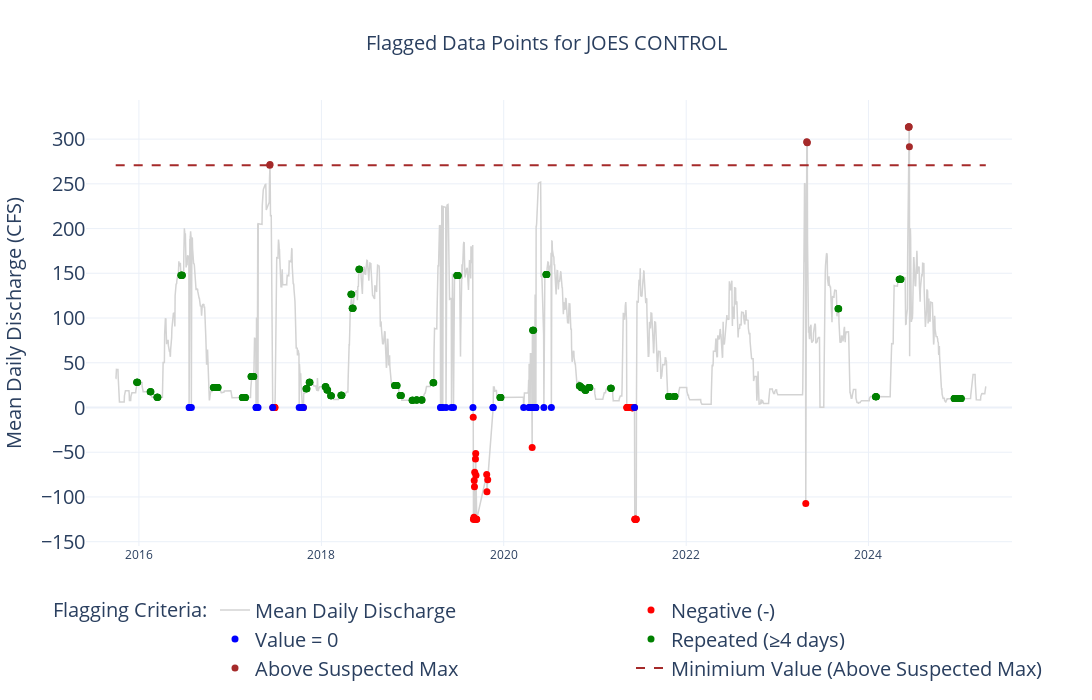
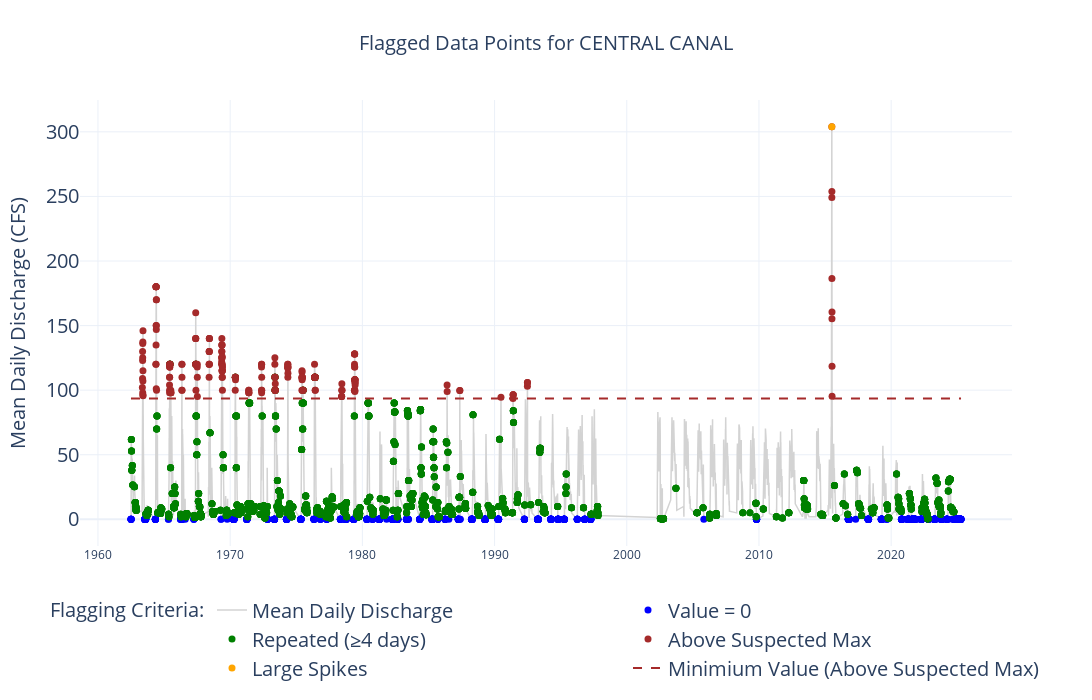
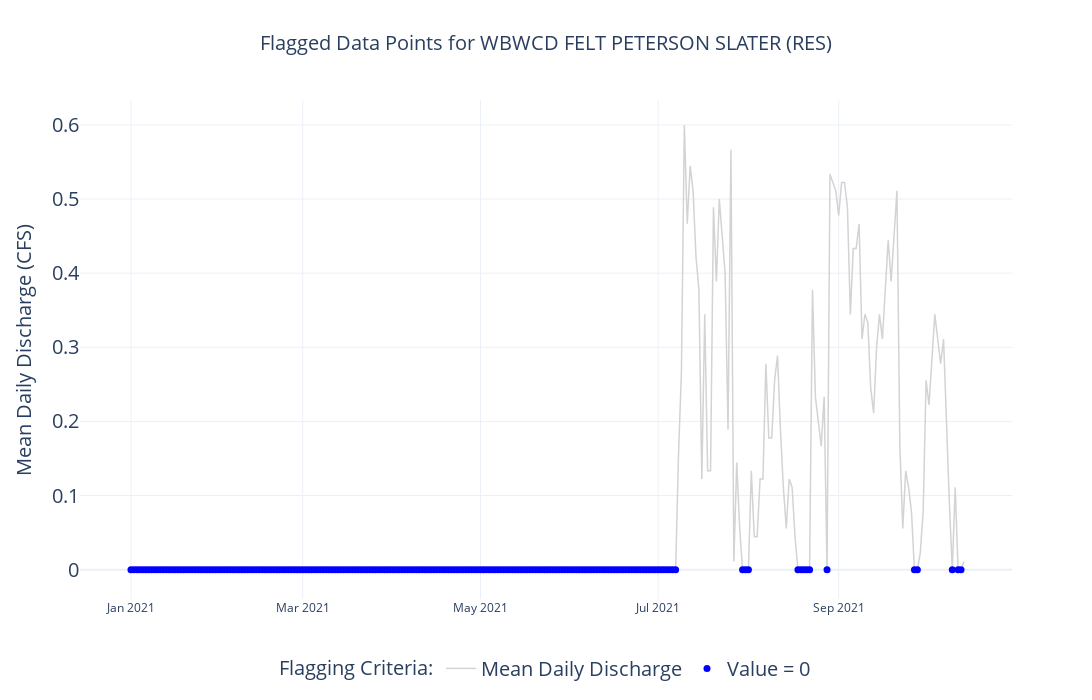

Here is the notebook cell these charts were saved with, in order:
### Code cell
import requests
import pandas as pd
import numpy as np
from datetime import datetime
from sklearn.ensemble import IsolationForest
import plotly.graph_objects as go

# Define the UTDWR site IDs
site_ids = ["10987", "3133", "10543"]  # Add more site IDs as needed

# Loop through each site_id
for DivrtID in site_ids:
    # Define parameters
    end_date = datetime.today().strftime("%Y-%m-%d")  # Get today's date in YYYY-MM-DD format

    # Construct API URL
    api_url = f"https://www.waterrights.utah.gov/dvrtdb/daily-chart.asp?station_id={DivrtID}&end_date={end_date}&f=json"
    print(api_url)

    # Fetch data from the API
    response = requests.get(api_url)

    # Check if request was successful
    if response.status_code == 200:
        data = response.json()

        # Extract time series data
        if "data" in data:
            df = pd.DataFrame(data["data"], columns=["date", "value"])
            df.rename(columns={"date": "Date", "value": "DISCHARGE"}, inplace=True)  # Ensure correct column names

            # Add metadata as new columns
            metadata_fields = ["station_id", "station_name", "system_name", "units"]
            metadata = {field: data.get(field, "N/A") for field in metadata_fields}

            # Add missing metadata columns with default values ("N/A")
            for key, value in metadata.items():
                df[key] = value

            # Reorder columns only with existing ones
            column_order = ["Date", "DISCHARGE"]  # Start with core columns
            for field in metadata_fields:
                if field in df.columns:
                    column_order.append(field)
            df = df[column_order]

        else:
            print("Error: 'data' key not found in API response.")
            continue
    else:
        print(f"Error fetching data: {response.status_code}")
        continue

    # Convert 'DISCHARGE' to numeric, coercing errors to NaN
    df['DISCHARGE'] = pd.to_numeric(df['DISCHARGE'], errors='coerce')

    # === FLAGGING CRITERIA === #
    # Exclude 0 values when flagging for negative values
    df['FLAG_NEGATIVE'] = (df['DISCHARGE'] < 0) & (df['DISCHARGE'] != 0)

    # Exclude 0 values for "FLAG_ZERO" criteria
    df['FLAG_ZERO'] = (df['DISCHARGE'] == 0)

    # === Filter Out Non-Positive Values for Statistical Tests === #
    df_nonzero = df[df["DISCHARGE"] > 0].copy()
    
    if not df_nonzero.empty:
        # === Compute IQR Thresholds === #
        Q1, Q3 = df_nonzero["DISCHARGE"].quantile([0.25, 0.75])
        IQR = Q3 - Q1
    
        # === Compute 90th Percentile Thresholds === #
        discharge_90th_percentile = np.percentile(df_nonzero["DISCHARGE"].dropna(), 90)
    
        # === Compute the 95th Percentile Thresholds === #
        discharge_95th_percentile = np.percentile(df_nonzero["DISCHARGE"].dropna(), 95)
        
        # === Compute Rate of Change and Merge Back === #
        df_nonzero["RATE_OF_CHANGE"] = df_nonzero["DISCHARGE"].diff().abs()
        df = df.merge(df_nonzero[["Date", "RATE_OF_CHANGE"]], on="Date", how="left")
    
        # === Flag Repeated Values (4 or more in a row) === #
        df_nonzero["FLAG_REPEATED"] = df_nonzero["DISCHARGE"].groupby(
            (df_nonzero["DISCHARGE"] != df_nonzero["DISCHARGE"].shift()).cumsum()
        ).transform("count") >= 4
    
        # === Run Isolation Forest for Outlier Detection === #
        model = IsolationForest(contamination=0.05, random_state=42)
        df_nonzero["OUTLIER_IF"] = model.fit_predict(df_nonzero[["DISCHARGE"]])
        df_nonzero["OUTLIER_IF"] = df_nonzero["OUTLIER_IF"] == -1
    
        # === Compute Relative Standard Deviation for Flagging Large Spikes === #
        mean_discharge = df_nonzero["DISCHARGE"].mean()
        df["PERCENT_DEV"] = ((df["DISCHARGE"] - mean_discharge).abs() / mean_discharge) * 100
    
        # === Flag Discharges with Large Relative Deviation === #
        threshold = 1000 # Over 1000% deviation
        df["FLAG_RSD"] = (df["PERCENT_DEV"] > threshold) & (df["DISCHARGE"] != 0)
    
        # === Merge Isolation Forest and Repeated Flags Back === #
        df = df.merge(df_nonzero[["Date", "OUTLIER_IF", "FLAG_REPEATED"]], on="Date", how="left")
    else:
        # === Fallback Values for Empty or Non-Positive Series === #
        discharge_90th_percentile = 0
        discharge_95th_percentile = 0
        IQR = 0
        Q1 = Q3 = 0
        df["RATE_OF_CHANGE"] = np.nan
        df["OUTLIER_IF"] = False
        df["FLAG_REPEATED"] = False
        df["PERCENT_DEV"] = np.nan
        df["FLAG_RSD"] = False
    
    # === Flag Values > 95th Percentile Outliers, IQR Outliers Upper and Lower Bound, Flag Values Rate of Change > 90th Percentile Value  === #
    df["FLAG_Discharge"] = df["DISCHARGE"] > discharge_95th_percentile
    df["FLAG_IQR"] = (df["DISCHARGE"] < Q1 - 1.5 * IQR) | (df["DISCHARGE"] > Q3 + 1.5 * IQR)
    df["FLAG_RoC"] = df["RATE_OF_CHANGE"] > discharge_90th_percentile
    
    # === Above Max (Suspected Above Max)--only show common flagged values among the three methods (IQR, > 95th Percentile, IF) === #
    df["FLAG_ABOVE_MAX_OVERLAP"] = df["FLAG_IQR"] & df["FLAG_Discharge"] & df["OUTLIER_IF"]
    
    # === Large Spikes --only show common flagged values among the two methods (RSD,RoC) === #
    df["FLAG_LARGE_SPIKES"] = df["FLAG_RSD"] & df["FLAG_RoC"]
    
    # === Overall Flagged Record Indicator === #
    df["FLAGGED"] = df[
        ["FLAG_NEGATIVE", "FLAG_ZERO", "FLAG_REPEATED", "FLAG_ABOVE_MAX_OVERLAP", "FLAG_LARGE_SPIKES"]
    ].any(axis=1)
    

    # Define plot title
    plot_title = f"Flagged Data Points for {metadata.get('station_name', 'Station ' + DivrtID)}"

    # Define custom legend names and colors
    flag_colors = {
        'FLAG_NEGATIVE': ('red', 'Negative (-)'),
        'FLAG_ZERO': ('blue', 'Value = 0'),
        'FLAG_REPEATED': ('green', 'Repeated (≥4 days)'),
        'FLAG_ABOVE_MAX_OVERLAP': ('brown', 'Above Suspected Max'),
        'FLAG_LARGE_SPIKES': ('orange', 'Large Spikes'),
    }

    # Create plot
    fig = go.Figure()

    # Background Line (Mean Daily Discharge)
    fig.add_trace(go.Scatter(
        x=df['Date'], y=df['DISCHARGE'],
        mode='lines',
        line=dict(color='lightgray', width=1.5),
        name='Mean Daily Discharge',
        connectgaps=False
    ))

    # Add flagged points
    for flag, (color, legend_name) in flag_colors.items():
        subset = df[df[flag].fillna(False)]
        if not subset.empty:
            fig.add_trace(go.Scatter(
                x=subset['Date'], y=subset['DISCHARGE'],
                mode='markers',
                marker=dict(color=color, size=7),
                name=legend_name
            ))

        # Add horizontal dashed line for min value of Above Max
    above_max_subset = df[df["FLAG_ABOVE_MAX_OVERLAP"].fillna(False).astype(bool)]
    if not above_max_subset.empty:
        min_above_max = above_max_subset["DISCHARGE"].min()
        fig.add_trace(go.Scatter(
            x=[df["Date"].min(), df["Date"].max()],
            y=[min_above_max, min_above_max],
            mode="lines",
            line=dict(color="brown", width=2, dash="dash"),
            name="Minimium Value (Above Suspected Max)"
        ))

    # Update layout with title and legend placement
    fig.update_layout(
        title=dict(
            text=plot_title,
            x=0.5,  # Centers the title
            font=dict(size=20)
        ),
        yaxis=dict(
            title="Mean Daily Discharge (CFS)",
            title_font=dict(size=20),
            tickfont=dict(size=20)
        ),
        legend=dict(
            orientation="h",  # Horizontal legend
            yanchor="top",
            y=-0.1,  # Moves the legend below the plot
            xanchor="center",
            x=0.5,
            title=dict(text="Flagging Criteria:", font=dict(size=20)),
            font=dict(size=20)
        ),
        template="plotly_white",
        width=1400,
        height=700
    )
        # Show the plot
    fig.show()

### Figure 1 — Plotly figure (JSON) as saved in the notebook; plotly's stock layout.template omitted (floating-point values rounded to 4 significant figures; data arrays with more than 128 entries replaced by an {"elided": "..."} marker saying what was removed)
{"data": [{"connectgaps": false, "line": {"color": "lightgray", "width": 1.5}, "mode": "lines", "name": "Mean Daily Discharge", "type": "scatter", "x": {"elided": "3425 str values"}, "y": {"elided": "3425 float values"}}, {"marker": {"color": "red", "size": 7}, "mode": "markers", "name": "Negative (-)", "type": "scatter", "x": ["2017-06-21", "2017-06-22", "2017-06-23", "2017-06-24", "2017-06-25", "2017-06-26", "2017-06-27", "2017-06-28", "2017-06-29", "2017-10-17", "2017-10-18", "2017-10-19", "2017-10-20", "2019-09-01", "2019-09-02", "2019-09-03", "2019-09-04", "2019-09-05", "2019-09-06", "2019-09-07", "2019-09-08", "2019-09-09", "2019-09-10", "2019-09-11", "2019-09-12", "2019-09-13", "2019-09-14", "2019-09-15", "2019-10-25", "2019-10-26", "2019-10-29", "2020-04-24", "2021-05-08", "2021-05-09", "2021-05-10", "2021-05-11", "2021-05-12", "2021-05-13", "2021-05-14", "2021-05-15", "2021-05-16", "2021-05-17", "2021-05-18", "2021-05-19", "2021-05-20", "2021-05-21", "2021-05-22", "2021-05-23", "2021-05-24", "2021-05-25", "2021-05-26", "2021-05-27", "2021-05-28", "2021-05-29", "2021-05-30", "2021-05-31", "2021-06-01", "2021-06-02", "2021-06-03", "2021-06-04", "2021-06-05", "2021-06-06", "2021-06-07", "2021-06-09", "2021-06-10", "2021-06-11", "2021-06-12", "2021-06-13", "2021-06-14", "2021-06-15", "2023-04-25"], "y": [-0.09, -0.099, -0.105, -0.087, -0.083, -0.083, -0.083, -0.083, -0.086, -0.129, -0.118, -0.094, -0.083, -10.86, -125, -125, -122.6, -81.5, -88.6, -72.43, -125, -125, -57.56, -51.51, -75.71, -125, -125, -125, -74.92, -94.2, -80.9, -44.72, -0.067, -0.086, -0.109, -0.1, -0.092, -0.099, -0.084, -0.052, -0.023, -0.028, -0.012, -0.024, -0.011, -0.041, -0.138, -0.112, -0.084, -0.089, -0.102, -0.118, -0.125, -0.15, -0.151, -0.152, -0.153, -0.136, -0.115, -0.094, -0.053, -0.062, -0.053, -125, -125, -125, -125, -125, -125, -125, -107.2]}, {"marker": {"color": "blue", "size": 7}, "mode": "markers", "name": "Value = 0", "type": "scatter", "x": ["2016-07-20", "2016-07-22", "2016-07-29", "2017-04-14", "2017-04-15", "2017-04-19", "2017-04-22", "2017-06-20", "2017-10-04", "2017-10-16", "2017-10-21", "2019-04-23", "2019-04-24", "2019-04-27", "2019-05-02", "2019-05-15", "2019-06-06", "2019-06-14", "2019-08-31", "2019-11-19", "2019-11-20", "2020-03-21", "2020-04-11", "2020-04-15", "2020-04-16", "2020-04-23", "2020-04-29", "2020-05-04", "2020-05-07", "2020-05-08", "2020-05-09", "2020-06-10", "2020-07-10", "2021-06-08"], "y": [0, 0, 0, 0, 0, 0, 0, 0, 0, 0, 0, 0, 0, 0, 0, 0, 0, 0, 0, 0, 0, 0, 0, 0, 0, 0, 0, 0, 0, 0, 0, 0, 0, 0]}, {"marker": {"color": "green", "size": 7}, "mode": "markers", "name": "Repeated (≥4 days)", "type": "scatter", "x": {"elided": "202 str values"}, "y": {"elided": "202 float values"}}, {"marker": {"color": "brown", "size": 7}, "mode": "markers", "name": "Above Suspected Max", "type": "scatter", "x": ["2017-06-08", "2017-06-09", "2023-04-29", "2023-04-30", "2023-05-01", "2024-06-09", "2024-06-10", "2024-06-11", "2024-06-12", "2024-06-13"], "y": [270.9, 271.5, 297, 296.5, 296, 313.4, 313.3, 313.9, 313.9, 291.6]}, {"line": {"color": "brown", "dash": "dash", "width": 2}, "mode": "lines", "name": "Minimium Value (Above Suspected Max)", "type": "scatter", "x": ["2015-09-30", "2025-04-15"], "y": [270.9, 270.9]}], "layout": {"height": 700, "legend": {"font": {"size": 20}, "orientation": "h", "title": {"font": {"size": 20}, "text": "Flagging Criteria:"}, "x": 0.5, "xanchor": "center", "y": -0.1, "yanchor": "top"}, "title": {"font": {"size": 20}, "text": "Flagged Data Points for JOES CONTROL", "x": 0.5}, "width": 1400, "xaxis": {"autorange": true, "range": ["2015-06-07 19:05:57.2142", "2025-07-24 04:54:02.7858"], "type": "date"}, "yaxis": {"autorange": true, "range": [-154.8, 343.7], "tickfont": {"size": 20}, "title": {"font": {"size": 20}, "text": "Mean Daily Discharge (CFS)"}, "type": "linear"}}}

### Figure 2 — Plotly figure (JSON) as saved in the notebook; plotly's stock layout.template omitted (floating-point values rounded to 4 significant figures; data arrays with more than 128 entries replaced by an {"elided": "..."} marker saying what was removed)
{"data": [{"connectgaps": false, "line": {"color": "lightgray", "width": 1.5}, "mode": "lines", "name": "Mean Daily Discharge", "type": "scatter", "x": {"elided": "11650 str values"}, "y": {"elided": "11650 float values"}}, {"marker": {"color": "blue", "size": 7}, "mode": "markers", "name": "Value = 0", "type": "scatter", "x": {"elided": "1093 str values"}, "y": {"elided": "1093 int values"}}, {"marker": {"color": "green", "size": 7}, "mode": "markers", "name": "Repeated (≥4 days)", "type": "scatter", "x": {"elided": "3174 str values"}, "y": {"elided": "3174 float values"}}, {"marker": {"color": "brown", "size": 7}, "mode": "markers", "name": "Above Suspected Max", "type": "scatter", "x": {"elided": "216 str values"}, "y": {"elided": "216 float values"}}, {"marker": {"color": "orange", "size": 7}, "mode": "markers", "name": "Large Spikes", "type": "scatter", "x": ["2015-07-07"], "y": [304]}, {"line": {"color": "brown", "dash": "dash", "width": 2}, "mode": "lines", "name": "Minimium Value (Above Suspected Max)", "type": "scatter", "x": ["1962-07-01", "2025-04-15"], "y": [93.5, 93.5]}], "layout": {"height": 700, "legend": {"font": {"size": 20}, "orientation": "h", "title": {"font": {"size": 20}, "text": "Flagging Criteria:"}, "x": 0.5, "xanchor": "center", "y": -0.1, "yanchor": "top"}, "title": {"font": {"size": 20}, "text": "Flagged Data Points for CENTRAL CANAL", "x": 0.5}, "width": 1400, "xaxis": {"autorange": true, "range": ["1958-09-25 04:51:57.995", "2029-01-18 19:08:02.005"], "type": "date"}, "yaxis": {"autorange": true, "range": [-20.65, 324.7], "tickfont": {"size": 20}, "title": {"font": {"size": 20}, "text": "Mean Daily Discharge (CFS)"}, "type": "linear"}}}

### Figure 3 — Plotly figure (JSON) as saved in the notebook; plotly's stock layout.template omitted (floating-point values rounded to 4 significant figures; data arrays with more than 128 entries replaced by an {"elided": "..."} marker saying what was removed)
{"data": [{"connectgaps": false, "line": {"color": "lightgray", "width": 1.5}, "mode": "lines", "name": "Mean Daily Discharge", "type": "scatter", "x": {"elided": "287 str values"}, "y": {"elided": "287 float values"}}, {"marker": {"color": "blue", "size": 7}, "mode": "markers", "name": "Value = 0", "type": "scatter", "x": {"elided": "202 str values"}, "y": {"elided": "202 int values"}}], "layout": {"height": 700, "legend": {"font": {"size": 20}, "orientation": "h", "title": {"font": {"size": 20}, "text": "Flagging Criteria:"}, "x": 0.5, "xanchor": "center", "y": -0.1, "yanchor": "top"}, "title": {"font": {"size": 20}, "text": "Flagged Data Points for WBWCD FELT PETERSON SLATER (RES)", "x": 0.5}, "width": 1400, "xaxis": {"autorange": true, "range": ["2020-12-14 21:58:14.3328", "2021-10-30 02:01:45.6672"], "type": "date"}, "yaxis": {"autorange": true, "range": [-0.03956, 0.6336], "tickfont": {"size": 20}, "title": {"font": {"size": 20}, "text": "Mean Daily Discharge (CFS)"}, "type": "linear"}}}
